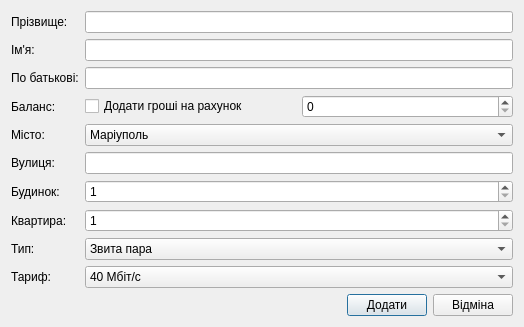
<?xml version="1.0" encoding="UTF-8"?>
<ui version="4.0">
 <class>AddCustomer</class>
 <widget class="QDialog" name="AddCustomer">
  <property name="geometry">
   <rect>
    <x>0</x>
    <y>0</y>
    <width>524</width>
    <height>305</height>
   </rect>
  </property>
  <property name="windowTitle">
   <string>Додавання запису</string>
  </property>
  <layout class="QGridLayout" name="gridLayout">
   <item row="0" column="1">
    <widget class="QLineEdit" name="lineSurname"/>
   </item>
   <item row="0" column="0">
    <widget class="QLabel" name="label">
     <property name="text">
      <string>Прізвище:</string>
     </property>
    </widget>
   </item>
   <item row="1" column="0">
    <widget class="QLabel" name="label_2">
     <property name="text">
      <string>Ім'я:</string>
     </property>
    </widget>
   </item>
   <item row="2" column="0">
    <widget class="QLabel" name="label_3">
     <property name="text">
      <string>По батькові:</string>
     </property>
    </widget>
   </item>
   <item row="1" column="1">
    <widget class="QLineEdit" name="lineName">
     <property name="text">
      <string/>
     </property>
    </widget>
   </item>
   <item row="3" column="0">
    <widget class="QLabel" name="label_4">
     <property name="text">
      <string>Баланс:</string>
     </property>
    </widget>
   </item>
   <item row="2" column="1">
    <widget class="QLineEdit" name="linePatronymic"/>
   </item>
   <item row="4" column="0">
    <widget class="QLabel" name="label_5">
     <property name="text">
      <string>Місто:</string>
     </property>
    </widget>
   </item>
   <item row="5" column="0">
    <widget class="QLabel" name="label_6">
     <property name="text">
      <string>Вулиця:</string>
     </property>
    </widget>
   </item>
   <item row="3" column="1">
    <layout class="QHBoxLayout" name="horizontalLayout_2">
     <item>
      <widget class="QCheckBox" name="cbMoney">
       <property name="text">
        <string>Додати гроші на рахунок</string>
       </property>
      </widget>
     </item>
     <item>
      <widget class="QSpinBox" name="spBalance">
       <property name="maximum">
        <number>1200</number>
       </property>
      </widget>
     </item>
    </layout>
   </item>
   <item row="6" column="0">
    <widget class="QLabel" name="label_7">
     <property name="text">
      <string>Будинок:</string>
     </property>
    </widget>
   </item>
   <item row="5" column="1">
    <widget class="QLineEdit" name="lineStreet"/>
   </item>
   <item row="7" column="0">
    <widget class="QLabel" name="label_8">
     <property name="text">
      <string>Квартира:</string>
     </property>
    </widget>
   </item>
   <item row="7" column="1">
    <widget class="QSpinBox" name="spApartment">
     <property name="minimum">
      <number>1</number>
     </property>
     <property name="maximum">
      <number>1000</number>
     </property>
    </widget>
   </item>
   <item row="6" column="1">
    <widget class="QSpinBox" name="spBuilding">
     <property name="minimum">
      <number>1</number>
     </property>
     <property name="maximum">
      <number>1000</number>
     </property>
    </widget>
   </item>
   <item row="8" column="0">
    <widget class="QLabel" name="label_9">
     <property name="text">
      <string>Тип:</string>
     </property>
    </widget>
   </item>
   <item row="8" column="1">
    <widget class="QComboBox" name="cbConnectionTypes">
     <item>
      <property name="text">
       <string>Звита пара</string>
      </property>
     </item>
     <item>
      <property name="text">
       <string>Оптоволокно</string>
      </property>
     </item>
    </widget>
   </item>
   <item row="9" column="1">
    <widget class="QComboBox" name="cbTariffs">
     <item>
      <property name="text">
       <string>40 Мбіт/с</string>
      </property>
     </item>
     <item>
      <property name="text">
       <string>80 Мбіт/с</string>
      </property>
     </item>
     <item>
      <property name="text">
       <string>100 Мбіт/с</string>
      </property>
     </item>
    </widget>
   </item>
   <item row="9" column="0">
    <widget class="QLabel" name="label_10">
     <property name="text">
      <string>Тариф:</string>
     </property>
    </widget>
   </item>
   <item row="10" column="1">
    <layout class="QHBoxLayout" name="horizontalLayout">
     <item>
      <spacer name="horizontalSpacer">
       <property name="orientation">
        <enum>Qt::Horizontal</enum>
       </property>
       <property name="sizeHint" stdset="0">
        <size>
         <width>40</width>
         <height>20</height>
        </size>
       </property>
      </spacer>
     </item>
     <item>
      <widget class="QPushButton" name="pbApply">
       <property name="text">
        <string>Додати</string>
       </property>
      </widget>
     </item>
     <item>
      <widget class="QPushButton" name="pbCancel">
       <property name="text">
        <string>Відміна</string>
       </property>
      </widget>
     </item>
    </layout>
   </item>
   <item row="4" column="1">
    <widget class="QComboBox" name="cbCities">
     <item>
      <property name="text">
       <string>Маріуполь</string>
      </property>
     </item>
     <item>
      <property name="text">
       <string>Покровськ</string>
      </property>
     </item>
     <item>
      <property name="text">
       <string>Авдіївка</string>
      </property>
     </item>
    </widget>
   </item>
  </layout>
 </widget>
 <tabstops>
  <tabstop>lineSurname</tabstop>
  <tabstop>lineName</tabstop>
  <tabstop>linePatronymic</tabstop>
  <tabstop>cbMoney</tabstop>
  <tabstop>spBalance</tabstop>
  <tabstop>cbCities</tabstop>
  <tabstop>lineStreet</tabstop>
  <tabstop>spBuilding</tabstop>
  <tabstop>spApartment</tabstop>
  <tabstop>cbConnectionTypes</tabstop>
  <tabstop>cbTariffs</tabstop>
  <tabstop>pbApply</tabstop>
  <tabstop>pbCancel</tabstop>
 </tabstops>
 <resources/>
 <connections/>
</ui>
